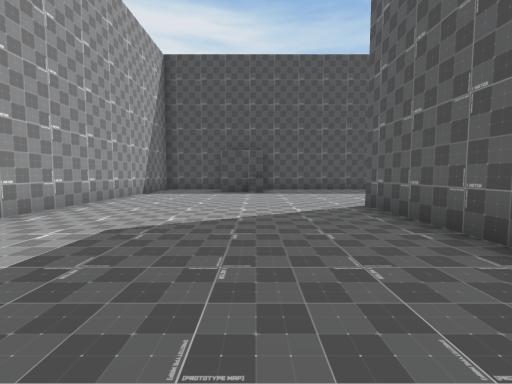
[1] (above)

24 first-person views from a walk through a Unity game level. The camera is 1.3 m above the floor, tilts 4° down and sees 90° across. The floor is counted in squares, 2 m on a side. Each view is taken from the middle of a square. On the plan, view 1 faces up. The plan holds only what a view shows up to about 9 squares ahead; the rest is blank. The place goes on beyond the plan. The player is left out. Some surface patterns are stand-ins.

[2]
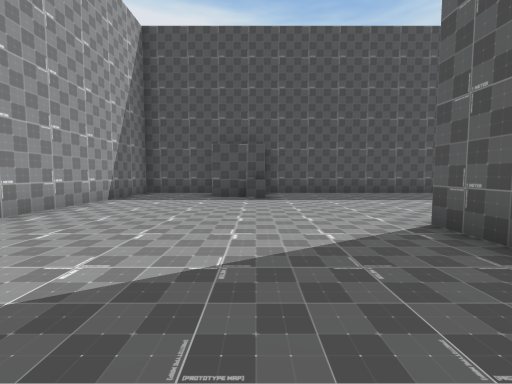

[3]
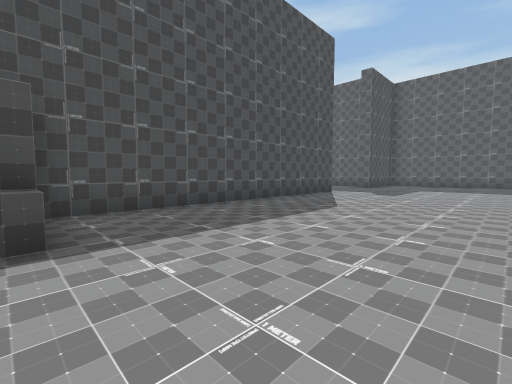

[4]
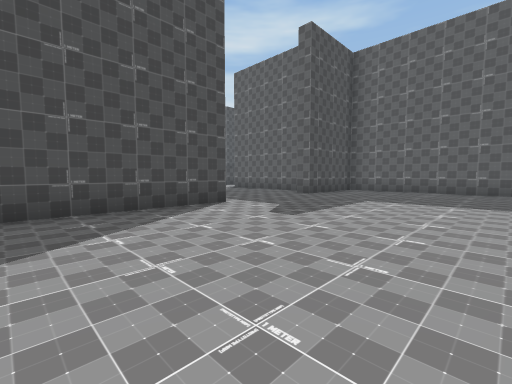

[5]
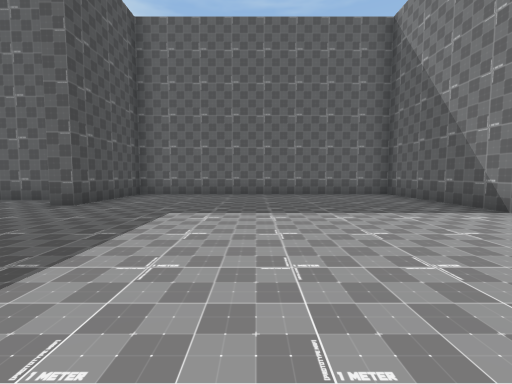

[6]
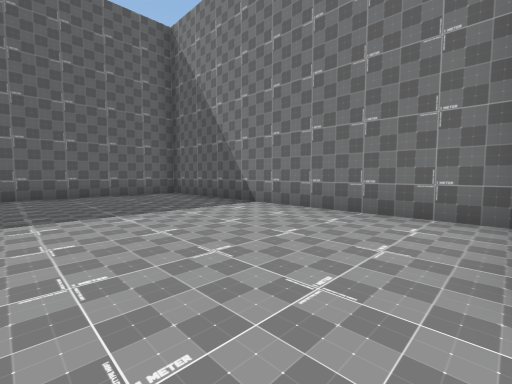

[7]
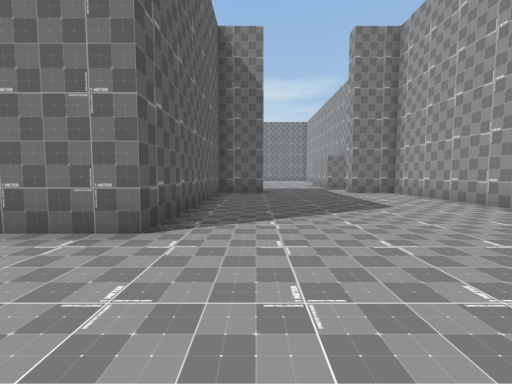

[8]
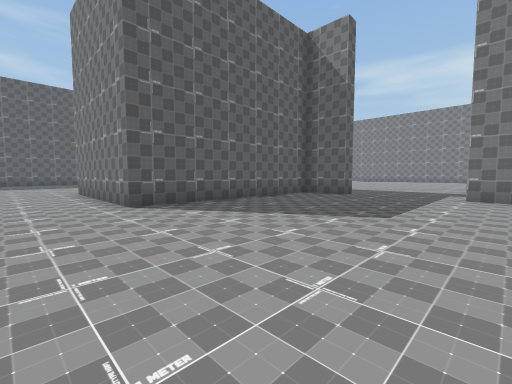

[9]
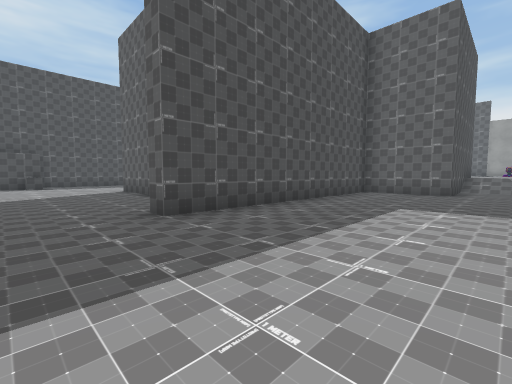

[10]
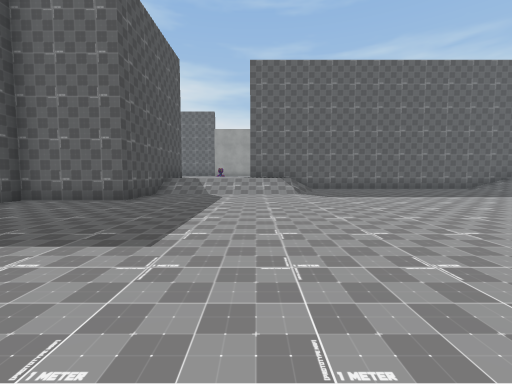

[11]
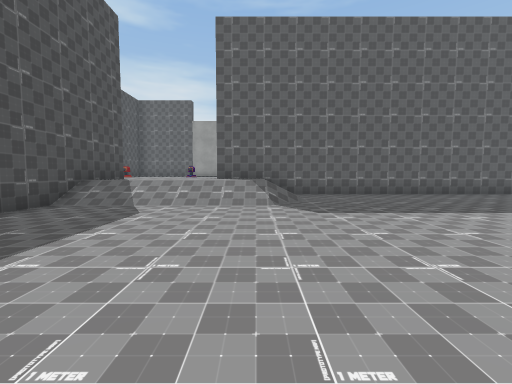

[12]
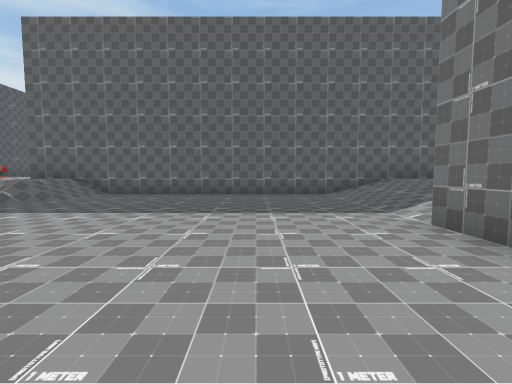

[13]
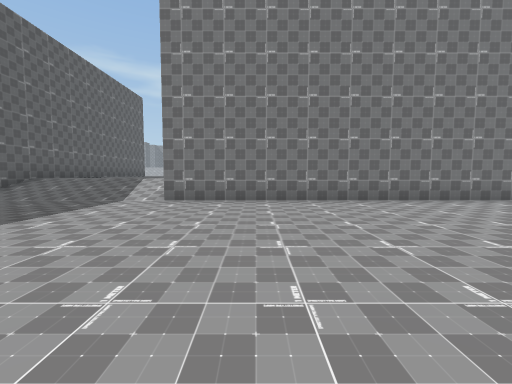

[14]
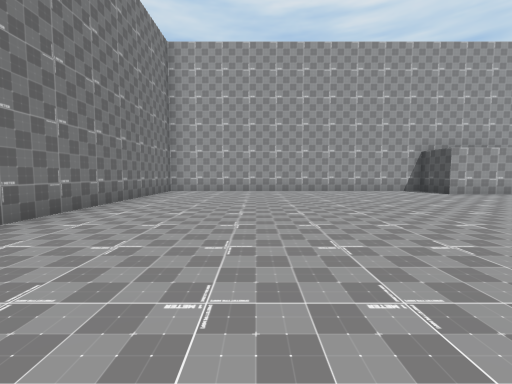

[15]
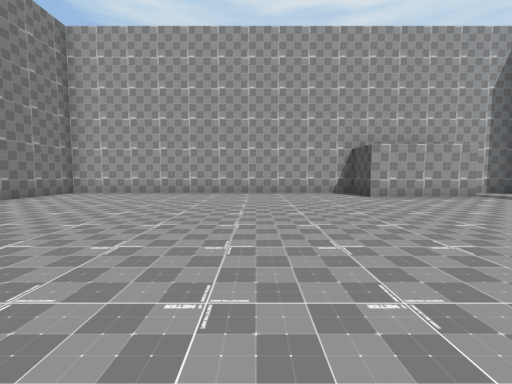

[16]
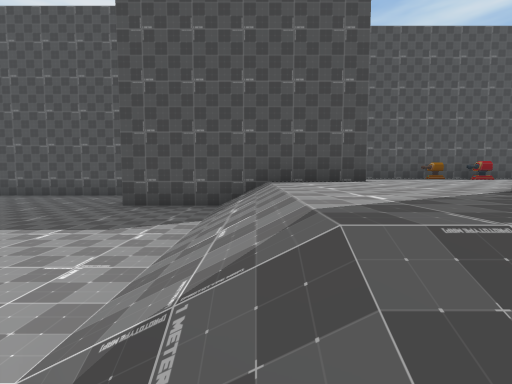

[17]
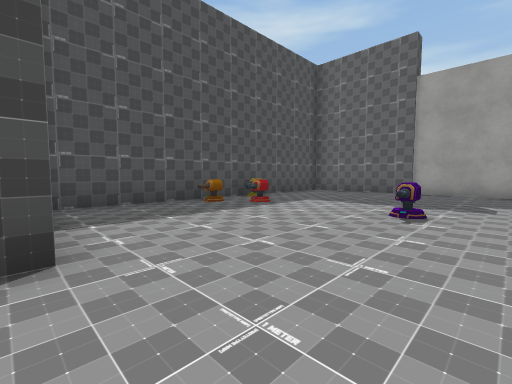

[18]
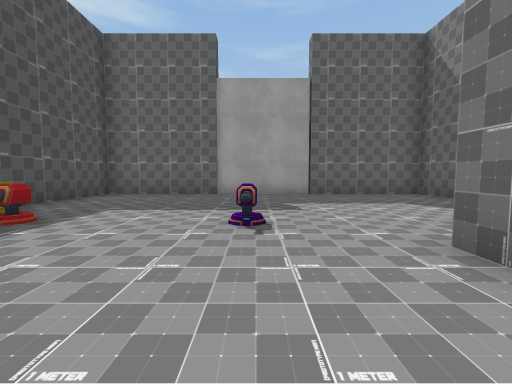

[19]
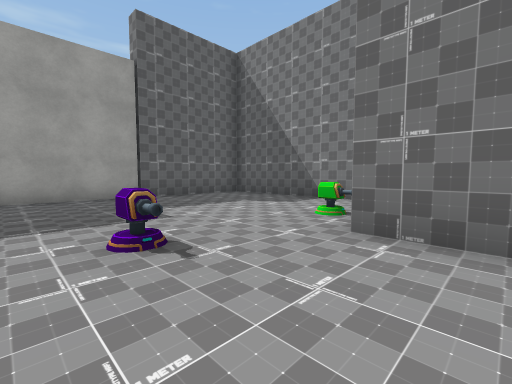

[20]
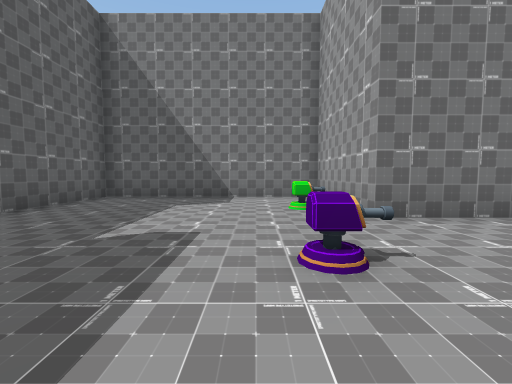

[21]
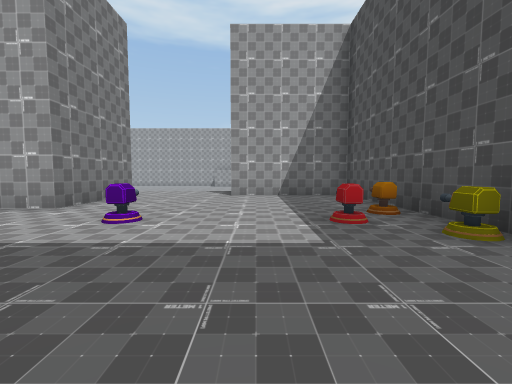

[22]
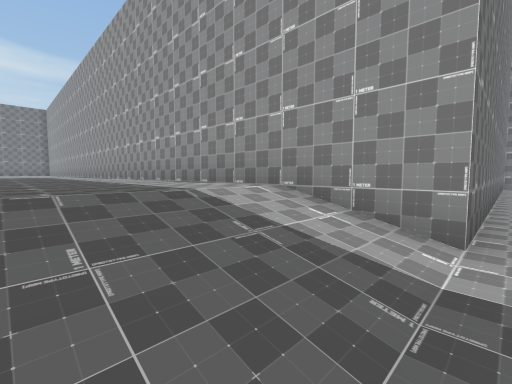

[23]
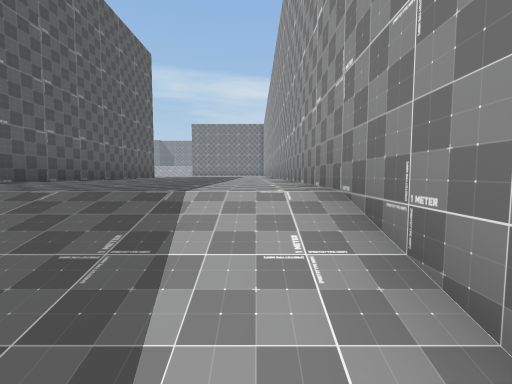

[24]
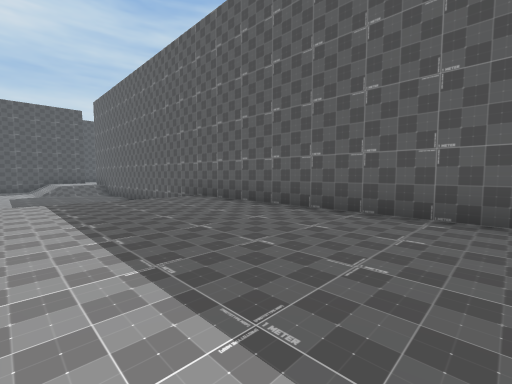

### Floor plan
Key: @ floor where view 1 was taken; # wall or solid block; . main floor; : floor 1 m higher than the main floor; / step, stairs or slope; ^ raised ledge; O other object.
Columns run from 4 left of view 1 to 22 right of it. Each row starts with its distance up from view 1.
 11 #############....####
 10 #..# ...............#
  9 #...^...............#
  8 #...................#
  7 #...................#
  6 #...................#
  5 #......####.........#
  4 #......#   .........#
  3 #......#   .........#
  2 #......#   ##########
  1 #......#
  0 #...@..#         ##########
 -1 ##...#########   #:::OO:::#
 -2 #............#   #:::O::::#
 -3  ............#####::::::::#
 -4  #............./::::::::::#
 -5  #............./:::::O::::#
 -6 ##............./::::::::::#
 -7 #............../::###:::::#
 -8 #............../::# #O::::#
 -9 #..............///# #:::::#
-10 #.................# #:::::#
-11 #.................# #######
-12 #.................#
-13 #.................#
-14 #.................#
-15 #.................#
-16 #.................#
-17 #############/////#
-18             #/////#
-19             #:::::#
-20             #:::::#
-21             #:::::#
-22             #:::::#
-23             #:::::#
-24             #:::::#
-25             #:::::#

Where each view was taken, in squares from view 1:
view 1: 0 up, 0 right, facing up
view 2: 2 up, 0 right, facing up
view 3: 6 up, 0 right, facing up-right
view 4: 6 up, 5 right, facing up-right
view 5: 7 up, 7 right, facing right
view 6: 7 up, 7 right, facing down-right
view 7: 8 up, 1 right, facing down
view 8: 7 up, 3 left, facing down-right
view 9: 5 down, 1 left, facing up-right
view 10: 7 down, 2 right, facing right
view 11: 8 down, 5 right, facing right
view 12: 14 down, 5 right, facing right
view 13: 10 down, 6 right, facing down
view 14: 13 down, 6 right, facing left
view 15: 10 down, 5 right, facing left
view 16: 9 down, 11 right, facing up
view 17: 6 down, 13 right, facing up-right
view 18: 5 down, 14 right, facing right
view 19: 4 down, 15 right, facing down-right
view 20: 3 down, 18 right, facing down
view 21: 3 down, 21 right, facing left
view 22: 16 down, 11 right, facing down-left
view 23: 16 down, 9 right, facing down
view 24: 25 down, 9 right, facing up-right
